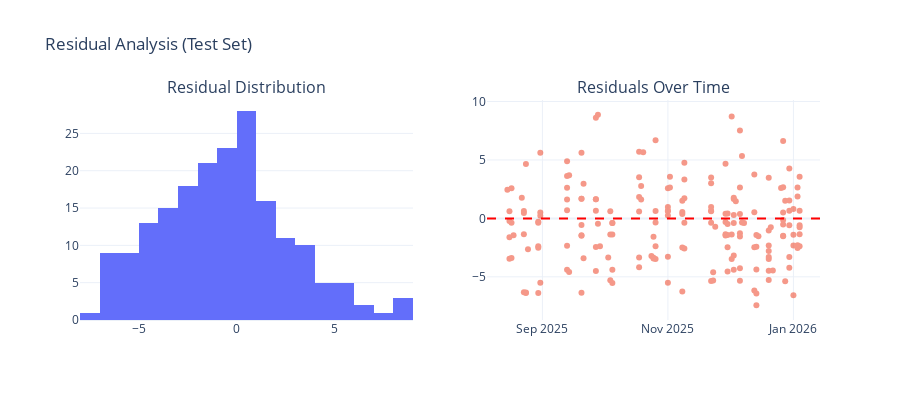

Notebook source saved alongside this figure:
### Code cell
# =============================================================================
# CELL 14: Residual Distribution
# =============================================================================

fig = make_subplots(rows=1, cols=2, subplot_titles=(
    'Residual Distribution', 'Residuals Over Time'
))

# Histogram of residuals
fig.add_trace(
    go.Histogram(x=test_df['Residual'], nbinsx=30, name='Residuals'),
    row=1, col=1
)

# Residuals over time
fig.add_trace(
    go.Scatter(
        x=test_df['Date'],
        y=test_df['Residual'],
        mode='markers',
        name='Residual',
        opacity=0.6
    ),
    row=1, col=2
)
fig.add_hline(y=0, line_dash='dash', line_color='red', row=1, col=2)

fig.update_layout(
    title='Residual Analysis (Test Set)',
    template='plotly_white',
    showlegend=False,
    height=400
)
fig.show()

print(f"Residual mean: {test_df['Residual'].mean():.4f}")
print(f"Residual std: {test_df['Residual'].std():.4f}")

### Figure 1 — Plotly figure (JSON) as saved in the notebook; plotly's stock layout.template omitted (floating-point values rounded to 4 significant figures; data arrays with more than 128 entries replaced by an {"elided": "..."} marker saying what was removed)
{"data": [{"name": "Residuals", "nbinsx": 30, "type": "histogram", "x": {"elided": "190 float values"}, "xaxis": "x", "yaxis": "y"}, {"mode": "markers", "name": "Residual", "opacity": 0.6, "type": "scatter", "x": {"elided": "190 str values"}, "xaxis": "x2", "y": {"elided": "190 float values"}, "yaxis": "y2"}], "layout": {"annotations": [{"font": {"size": 16}, "showarrow": false, "text": "Residual Distribution", "x": 0.225, "xanchor": "center", "xref": "paper", "y": 1, "yanchor": "bottom", "yref": "paper"}, {"font": {"size": 16}, "showarrow": false, "text": "Residuals Over Time", "x": 0.775, "xanchor": "center", "xref": "paper", "y": 1, "yanchor": "bottom", "yref": "paper"}], "height": 400, "shapes": [{"line": {"color": "red", "dash": "dash"}, "type": "line", "x0": 0, "x1": 1, "xref": "x2 domain", "y0": 0, "y1": 0, "yref": "y2"}], "showlegend": false, "title": {"text": "Residual Analysis (Test Set)"}, "xaxis": {"anchor": "y", "domain": [0, 0.45]}, "xaxis2": {"anchor": "y2", "domain": [0.55, 1]}, "yaxis": {"anchor": "x", "domain": [0, 1]}, "yaxis2": {"anchor": "x2", "domain": [0, 1]}}}
